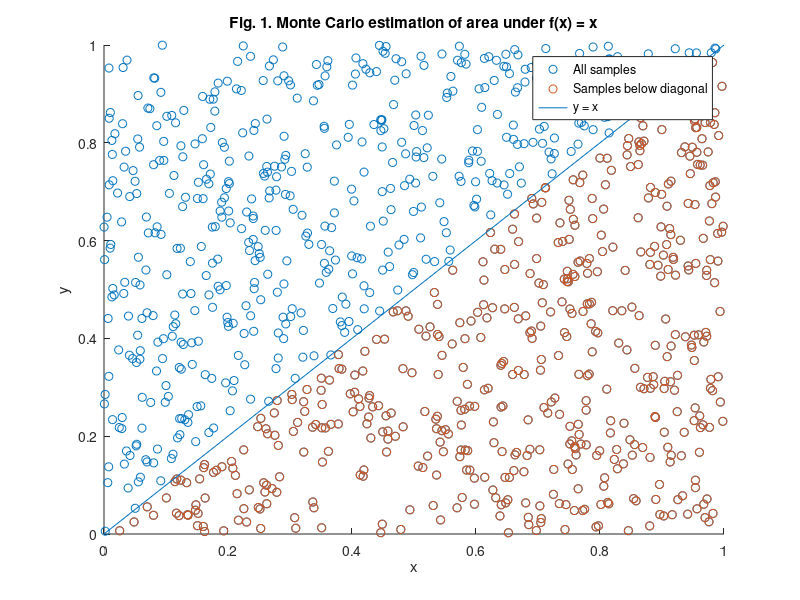
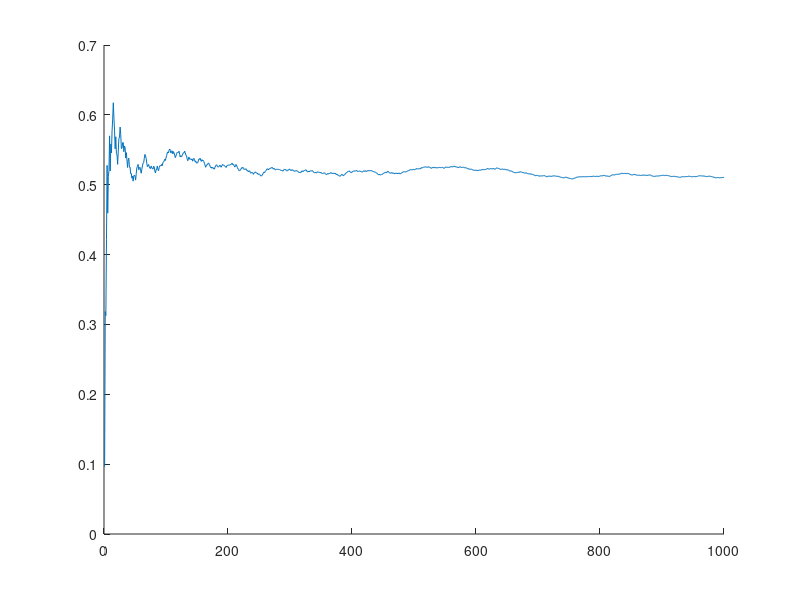

MATLAB code to generate these figures, in order: (Note: this script raises an error after producing the figures.)
% Exercise - Monte Carlo integration of identity function

%% 1. Aim of the exercise
% This exercise introduces Monte Carlo integration by estimating the area
% under the identity function f(x) = x over the interval [0, 1] using
% randomly sampled points. The goal is to illustrate probabilistic
% approximation of definite integrals.

%% 2. Theory
% Refer to the accompanying PDF file for the theory.

%% 3. Define the number of samples 

% 3.1. Clear workspace and memory
clear;

% 3.2. Number of random samples to estimate the integral
N_samples = 1000;

%% 4. Monte Carlo integration: Estimating integrals via sampling

% 4.1. Generate random samples from Uniform[0,1]
uniform_samples = random('Uniform',0,1,[N_samples 1]);

% 4.2. MC estimate of the integral of f(x) = x over [0,1]
integral_estimate = mean(uniform_samples);

%% 5. Set the true value of the integral of the identity function

% 5.1. Set the true value of the integral
integral_true_value = 0.5; 

%% 6. Monte Carlo estimation error: Mean Squared Error (MSE)

% 6.1. Compute the squared error of the Monte Carlo estimate
MSE = (integral_estimate-integral_true_value)^2;

%% 7. Geometric interpretation of Monte Carlo integration

% 7.1 Create (x, y) points uniformly in the unit square
x_samples = uniform_samples; % x-coordinates sampled uniformly in [0,1]
y_samples = random('Uniform',0,1, ...
    [N_samples 1]); % y-coordinates sampled independently in [0,1]

% 7.2. Identify points below the diagonal y < x
below_diagonal = y_samples < x_samples; 

% 7.3. Visualizing area estimation via Monte Carlo sampling
figure
hold on
scatter(x_samples,y_samples, ...
    'DisplayName','All samples') % All samples
scatter(x_samples(below_diagonal),y_samples(below_diagonal), ...
    'DisplayName','Samples below diagonal'); % Samples below diagonal
plot([0 1],[0 1], ...
    'DisplayName','y = x') % Diagonal line y = x
title('Fig. 1. Monte Carlo estimation of area under f(x) = x')
xlabel('x')
ylabel('y')
legend('show')
hold off

%% 8. Convergence behavior of the Monte Carlo integral estimate

% 8.1. Track how the estimate evolves with more samples
convergence_integral_estimate = cumsum(uniform_samples)./(1:N_samples)';

% 8.2. Track how the mean squared error (MSE) evolves with more samples
convergence_MSE = (convergence_integral_estimate-integral_true_value).^2;

% 8.3. Theoretical benchmark
theoretical_error_decay = 1./sqrt(1:N_samples);

%% 9. Visualize convergence of the Monte Carlo estimate and its error

% 9.1. Plot how the Monte Carlo estimate converges to the true value
figure
hold on
plot(1:N_samples,convergence_integral_estimate, ...
    'DisplayName','MC integral estimate');
yline(integral_true_value, ...
    'DisplayName','True integral value');
title('Fig. 2. Convergence of Monte Carlo estimate');
xlabel('Number of samples (draws)');
ylabel('Integral estimate');
legend('show');
hold off

% 9.2. Plot how the MSE decreases with more samples (log-log scale)
figure
hold on
loglog(1:N_samples,convergence_MSE, ...
    'DisplayName','MSE of MC estimate');
loglog(1:N_samples,theoretical_error_decay.^2, ...
    'DisplayName','Theoretical MSE decay');
title('Fig. 3. Log-log convergence of MC estimation error')
xlabel('Number of samples (log scale)')
ylabel('Mean Squared Error (log scale)')
legend('show')
hold off
